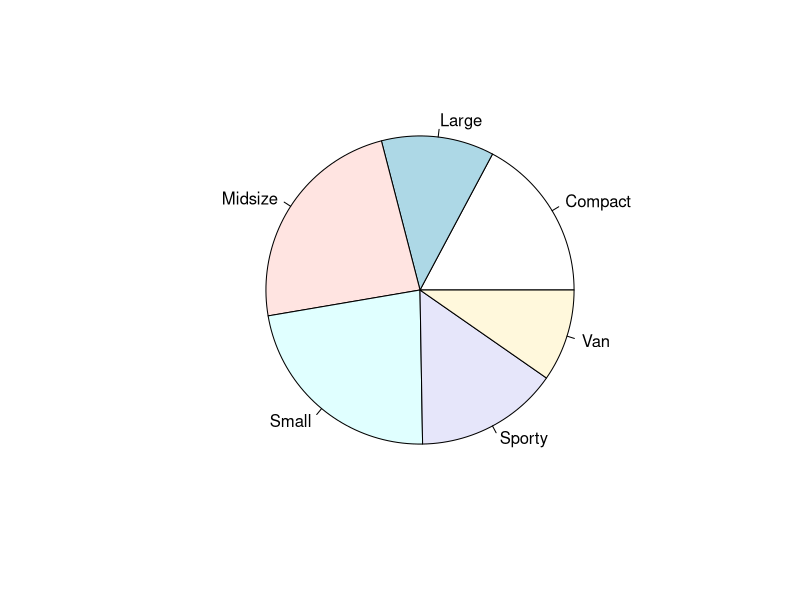
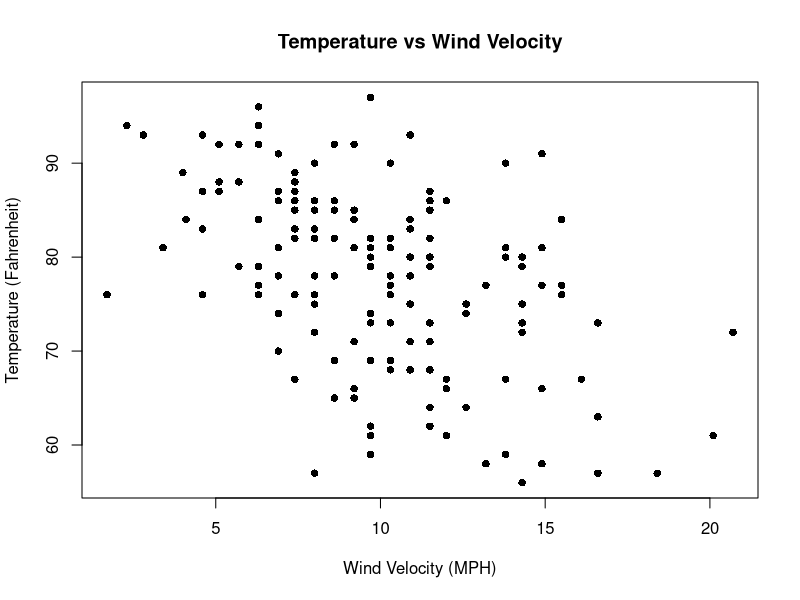
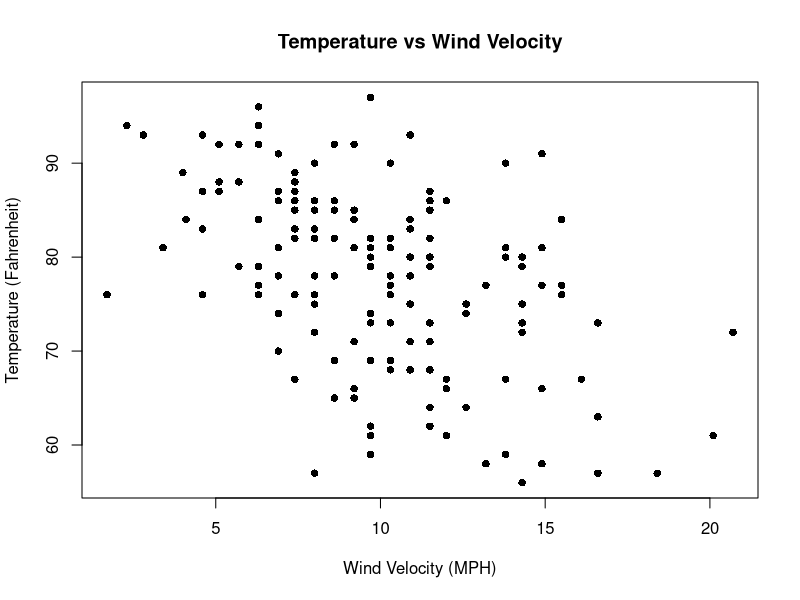
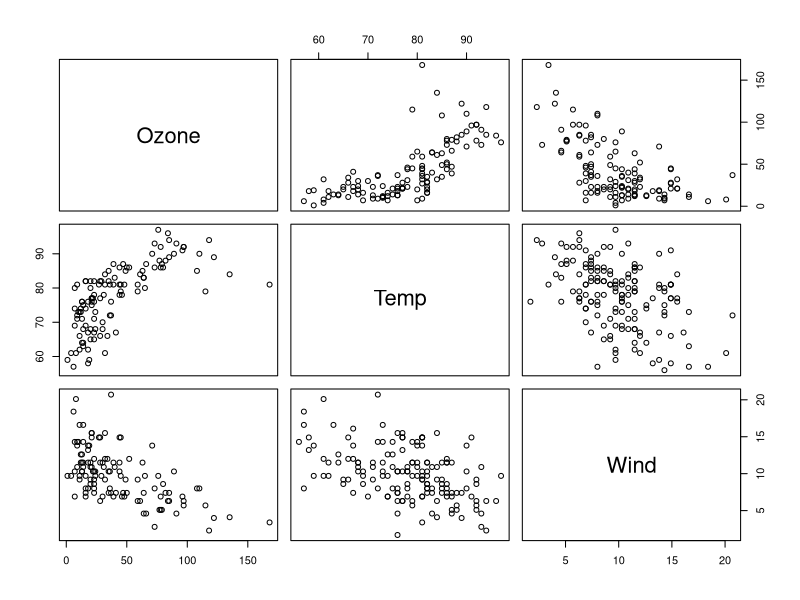

Write R code to recreate these figures, in order.
#Grafico de Pizza
library(MASS)
pie(table(Cars93$Type))

#Grafico de Dispersão

library(datasets)
plot(airquality$Wind,
     airquality$Temp,
    pch=16,
    xlab = "Wind Velocity (MPH)",
    ylab = "Temperature (Fahrenheit)",
    main = "Temperature vs Wind Velocity")


# Se Temp depender de Wind

plot(airquality$Temp ~ airquality$Wind,
     pch = 16,
     xlab = "Wind Velocity (MPH)",
     ylab = "Temperature (Fahrenheit)",
     main = "Temperature vs Wind Velocity")


# Dispersão de Matriz.

Ozone.Temp.Wind <- subset(airquality,
                          select = c(Ozone, Temp, Wind))
head(Ozone.Temp.Wind)

pairs(Ozone.Temp.Wind)
